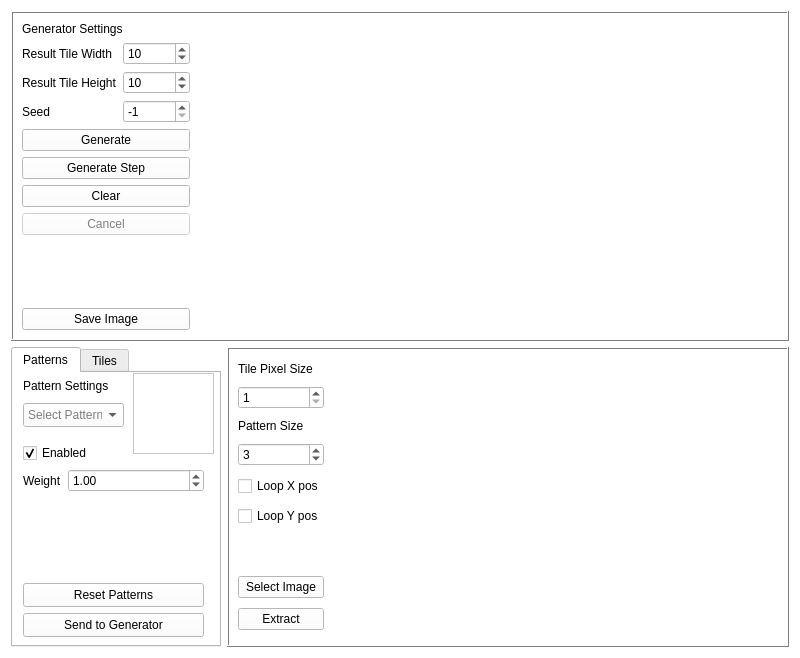
<?xml version="1.0" encoding="UTF-8"?>
<ui version="4.0">
 <class>WFC_GUI</class>
 <widget class="QWidget" name="WFC_GUI">
  <property name="enabled">
   <bool>true</bool>
  </property>
  <property name="geometry">
   <rect>
    <x>0</x>
    <y>0</y>
    <width>800</width>
    <height>658</height>
   </rect>
  </property>
  <property name="palette">
   <palette>
    <active>
     <colorrole role="WindowText">
      <brush brushstyle="SolidPattern">
       <color alpha="255">
        <red>0</red>
        <green>0</green>
        <blue>0</blue>
       </color>
      </brush>
     </colorrole>
     <colorrole role="Button">
      <brush brushstyle="SolidPattern">
       <color alpha="255">
        <red>255</red>
        <green>255</green>
        <blue>255</blue>
       </color>
      </brush>
     </colorrole>
     <colorrole role="Light">
      <brush brushstyle="SolidPattern">
       <color alpha="255">
        <red>255</red>
        <green>255</green>
        <blue>255</blue>
       </color>
      </brush>
     </colorrole>
     <colorrole role="Midlight">
      <brush brushstyle="SolidPattern">
       <color alpha="255">
        <red>255</red>
        <green>255</green>
        <blue>255</blue>
       </color>
      </brush>
     </colorrole>
     <colorrole role="Dark">
      <brush brushstyle="SolidPattern">
       <color alpha="255">
        <red>127</red>
        <green>127</green>
        <blue>127</blue>
       </color>
      </brush>
     </colorrole>
     <colorrole role="Mid">
      <brush brushstyle="SolidPattern">
       <color alpha="255">
        <red>170</red>
        <green>170</green>
        <blue>170</blue>
       </color>
      </brush>
     </colorrole>
     <colorrole role="Text">
      <brush brushstyle="SolidPattern">
       <color alpha="255">
        <red>0</red>
        <green>0</green>
        <blue>0</blue>
       </color>
      </brush>
     </colorrole>
     <colorrole role="BrightText">
      <brush brushstyle="SolidPattern">
       <color alpha="255">
        <red>255</red>
        <green>255</green>
        <blue>255</blue>
       </color>
      </brush>
     </colorrole>
     <colorrole role="ButtonText">
      <brush brushstyle="SolidPattern">
       <color alpha="255">
        <red>0</red>
        <green>0</green>
        <blue>0</blue>
       </color>
      </brush>
     </colorrole>
     <colorrole role="Base">
      <brush brushstyle="SolidPattern">
       <color alpha="255">
        <red>255</red>
        <green>255</green>
        <blue>255</blue>
       </color>
      </brush>
     </colorrole>
     <colorrole role="Window">
      <brush brushstyle="SolidPattern">
       <color alpha="255">
        <red>255</red>
        <green>255</green>
        <blue>255</blue>
       </color>
      </brush>
     </colorrole>
     <colorrole role="Shadow">
      <brush brushstyle="SolidPattern">
       <color alpha="255">
        <red>0</red>
        <green>0</green>
        <blue>0</blue>
       </color>
      </brush>
     </colorrole>
     <colorrole role="AlternateBase">
      <brush brushstyle="SolidPattern">
       <color alpha="255">
        <red>255</red>
        <green>255</green>
        <blue>255</blue>
       </color>
      </brush>
     </colorrole>
     <colorrole role="ToolTipBase">
      <brush brushstyle="SolidPattern">
       <color alpha="255">
        <red>255</red>
        <green>255</green>
        <blue>220</blue>
       </color>
      </brush>
     </colorrole>
     <colorrole role="ToolTipText">
      <brush brushstyle="SolidPattern">
       <color alpha="255">
        <red>0</red>
        <green>0</green>
        <blue>0</blue>
       </color>
      </brush>
     </colorrole>
     <colorrole role="PlaceholderText">
      <brush brushstyle="SolidPattern">
       <color alpha="127">
        <red>0</red>
        <green>0</green>
        <blue>0</blue>
       </color>
      </brush>
     </colorrole>
    </active>
    <inactive>
     <colorrole role="WindowText">
      <brush brushstyle="SolidPattern">
       <color alpha="255">
        <red>0</red>
        <green>0</green>
        <blue>0</blue>
       </color>
      </brush>
     </colorrole>
     <colorrole role="Button">
      <brush brushstyle="SolidPattern">
       <color alpha="255">
        <red>255</red>
        <green>255</green>
        <blue>255</blue>
       </color>
      </brush>
     </colorrole>
     <colorrole role="Light">
      <brush brushstyle="SolidPattern">
       <color alpha="255">
        <red>255</red>
        <green>255</green>
        <blue>255</blue>
       </color>
      </brush>
     </colorrole>
     <colorrole role="Midlight">
      <brush brushstyle="SolidPattern">
       <color alpha="255">
        <red>255</red>
        <green>255</green>
        <blue>255</blue>
       </color>
      </brush>
     </colorrole>
     <colorrole role="Dark">
      <brush brushstyle="SolidPattern">
       <color alpha="255">
        <red>127</red>
        <green>127</green>
        <blue>127</blue>
       </color>
      </brush>
     </colorrole>
     <colorrole role="Mid">
      <brush brushstyle="SolidPattern">
       <color alpha="255">
        <red>170</red>
        <green>170</green>
        <blue>170</blue>
       </color>
      </brush>
     </colorrole>
     <colorrole role="Text">
      <brush brushstyle="SolidPattern">
       <color alpha="255">
        <red>0</red>
        <green>0</green>
        <blue>0</blue>
       </color>
      </brush>
     </colorrole>
     <colorrole role="BrightText">
      <brush brushstyle="SolidPattern">
       <color alpha="255">
        <red>255</red>
        <green>255</green>
        <blue>255</blue>
       </color>
      </brush>
     </colorrole>
     <colorrole role="ButtonText">
      <brush brushstyle="SolidPattern">
       <color alpha="255">
        <red>0</red>
        <green>0</green>
        <blue>0</blue>
       </color>
      </brush>
     </colorrole>
     <colorrole role="Base">
      <brush brushstyle="SolidPattern">
       <color alpha="255">
        <red>255</red>
        <green>255</green>
        <blue>255</blue>
       </color>
      </brush>
     </colorrole>
     <colorrole role="Window">
      <brush brushstyle="SolidPattern">
       <color alpha="255">
        <red>255</red>
        <green>255</green>
        <blue>255</blue>
       </color>
      </brush>
     </colorrole>
     <colorrole role="Shadow">
      <brush brushstyle="SolidPattern">
       <color alpha="255">
        <red>0</red>
        <green>0</green>
        <blue>0</blue>
       </color>
      </brush>
     </colorrole>
     <colorrole role="AlternateBase">
      <brush brushstyle="SolidPattern">
       <color alpha="255">
        <red>255</red>
        <green>255</green>
        <blue>255</blue>
       </color>
      </brush>
     </colorrole>
     <colorrole role="ToolTipBase">
      <brush brushstyle="SolidPattern">
       <color alpha="255">
        <red>255</red>
        <green>255</green>
        <blue>220</blue>
       </color>
      </brush>
     </colorrole>
     <colorrole role="ToolTipText">
      <brush brushstyle="SolidPattern">
       <color alpha="255">
        <red>0</red>
        <green>0</green>
        <blue>0</blue>
       </color>
      </brush>
     </colorrole>
     <colorrole role="PlaceholderText">
      <brush brushstyle="SolidPattern">
       <color alpha="127">
        <red>0</red>
        <green>0</green>
        <blue>0</blue>
       </color>
      </brush>
     </colorrole>
    </inactive>
    <disabled>
     <colorrole role="WindowText">
      <brush brushstyle="SolidPattern">
       <color alpha="255">
        <red>127</red>
        <green>127</green>
        <blue>127</blue>
       </color>
      </brush>
     </colorrole>
     <colorrole role="Button">
      <brush brushstyle="SolidPattern">
       <color alpha="255">
        <red>255</red>
        <green>255</green>
        <blue>255</blue>
       </color>
      </brush>
     </colorrole>
     <colorrole role="Light">
      <brush brushstyle="SolidPattern">
       <color alpha="255">
        <red>255</red>
        <green>255</green>
        <blue>255</blue>
       </color>
      </brush>
     </colorrole>
     <colorrole role="Midlight">
      <brush brushstyle="SolidPattern">
       <color alpha="255">
        <red>255</red>
        <green>255</green>
        <blue>255</blue>
       </color>
      </brush>
     </colorrole>
     <colorrole role="Dark">
      <brush brushstyle="SolidPattern">
       <color alpha="255">
        <red>127</red>
        <green>127</green>
        <blue>127</blue>
       </color>
      </brush>
     </colorrole>
     <colorrole role="Mid">
      <brush brushstyle="SolidPattern">
       <color alpha="255">
        <red>170</red>
        <green>170</green>
        <blue>170</blue>
       </color>
      </brush>
     </colorrole>
     <colorrole role="Text">
      <brush brushstyle="SolidPattern">
       <color alpha="255">
        <red>127</red>
        <green>127</green>
        <blue>127</blue>
       </color>
      </brush>
     </colorrole>
     <colorrole role="BrightText">
      <brush brushstyle="SolidPattern">
       <color alpha="255">
        <red>255</red>
        <green>255</green>
        <blue>255</blue>
       </color>
      </brush>
     </colorrole>
     <colorrole role="ButtonText">
      <brush brushstyle="SolidPattern">
       <color alpha="255">
        <red>127</red>
        <green>127</green>
        <blue>127</blue>
       </color>
      </brush>
     </colorrole>
     <colorrole role="Base">
      <brush brushstyle="SolidPattern">
       <color alpha="255">
        <red>255</red>
        <green>255</green>
        <blue>255</blue>
       </color>
      </brush>
     </colorrole>
     <colorrole role="Window">
      <brush brushstyle="SolidPattern">
       <color alpha="255">
        <red>255</red>
        <green>255</green>
        <blue>255</blue>
       </color>
      </brush>
     </colorrole>
     <colorrole role="Shadow">
      <brush brushstyle="SolidPattern">
       <color alpha="255">
        <red>0</red>
        <green>0</green>
        <blue>0</blue>
       </color>
      </brush>
     </colorrole>
     <colorrole role="AlternateBase">
      <brush brushstyle="SolidPattern">
       <color alpha="255">
        <red>255</red>
        <green>255</green>
        <blue>255</blue>
       </color>
      </brush>
     </colorrole>
     <colorrole role="ToolTipBase">
      <brush brushstyle="SolidPattern">
       <color alpha="255">
        <red>255</red>
        <green>255</green>
        <blue>220</blue>
       </color>
      </brush>
     </colorrole>
     <colorrole role="ToolTipText">
      <brush brushstyle="SolidPattern">
       <color alpha="255">
        <red>0</red>
        <green>0</green>
        <blue>0</blue>
       </color>
      </brush>
     </colorrole>
     <colorrole role="PlaceholderText">
      <brush brushstyle="SolidPattern">
       <color alpha="127">
        <red>127</red>
        <green>127</green>
        <blue>127</blue>
       </color>
      </brush>
     </colorrole>
    </disabled>
   </palette>
  </property>
  <property name="windowTitle">
   <string>WFC_GUI</string>
  </property>
  <property name="autoFillBackground">
   <bool>false</bool>
  </property>
  <property name="styleSheet">
   <string notr="true"/>
  </property>
  <layout class="QVBoxLayout" name="verticalLayout">
   <item>
    <widget class="QFrame" name="topFrame">
     <property name="enabled">
      <bool>true</bool>
     </property>
     <property name="sizePolicy">
      <sizepolicy hsizetype="Preferred" vsizetype="Preferred">
       <horstretch>0</horstretch>
       <verstretch>0</verstretch>
      </sizepolicy>
     </property>
     <property name="autoFillBackground">
      <bool>false</bool>
     </property>
     <property name="frameShape">
      <enum>QFrame::Box</enum>
     </property>
     <property name="frameShadow">
      <enum>QFrame::Raised</enum>
     </property>
     <property name="lineWidth">
      <number>1</number>
     </property>
     <layout class="QHBoxLayout" name="horizontalLayout">
      <item>
       <layout class="QVBoxLayout" name="verticalLayout_3">
        <property name="sizeConstraint">
         <enum>QLayout::SetDefaultConstraint</enum>
        </property>
        <item>
         <layout class="QFormLayout" name="generatorSettingsForm">
          <property name="fieldGrowthPolicy">
           <enum>QFormLayout::AllNonFixedFieldsGrow</enum>
          </property>
          <property name="labelAlignment">
           <set>Qt::AlignLeading|Qt::AlignLeft|Qt::AlignVCenter</set>
          </property>
          <property name="formAlignment">
           <set>Qt::AlignLeading|Qt::AlignLeft|Qt::AlignTop</set>
          </property>
          <property name="leftMargin">
           <number>0</number>
          </property>
          <item row="0" column="0" colspan="2">
           <widget class="QLabel" name="label_5">
            <property name="text">
             <string>Generator Settings</string>
            </property>
           </widget>
          </item>
          <item row="1" column="1">
           <widget class="QSpinBox" name="gridWidthSelector">
            <property name="sizePolicy">
             <sizepolicy hsizetype="Preferred" vsizetype="Fixed">
              <horstretch>0</horstretch>
              <verstretch>0</verstretch>
             </sizepolicy>
            </property>
            <property name="minimum">
             <number>1</number>
            </property>
            <property name="value">
             <number>10</number>
            </property>
           </widget>
          </item>
          <item row="1" column="0">
           <widget class="QLabel" name="gridWidthSelectorlabel">
            <property name="sizePolicy">
             <sizepolicy hsizetype="Preferred" vsizetype="Preferred">
              <horstretch>0</horstretch>
              <verstretch>0</verstretch>
             </sizepolicy>
            </property>
            <property name="text">
             <string>Result Tile Width</string>
            </property>
           </widget>
          </item>
          <item row="2" column="1">
           <widget class="QSpinBox" name="gridHeightSelector">
            <property name="sizePolicy">
             <sizepolicy hsizetype="Preferred" vsizetype="Fixed">
              <horstretch>0</horstretch>
              <verstretch>0</verstretch>
             </sizepolicy>
            </property>
            <property name="minimum">
             <number>1</number>
            </property>
            <property name="value">
             <number>10</number>
            </property>
            <property name="displayIntegerBase">
             <number>10</number>
            </property>
           </widget>
          </item>
          <item row="2" column="0">
           <widget class="QLabel" name="label_3">
            <property name="text">
             <string>Result Tile Height</string>
            </property>
           </widget>
          </item>
          <item row="3" column="1">
           <widget class="QSpinBox" name="seedSpinBox">
            <property name="sizePolicy">
             <sizepolicy hsizetype="Preferred" vsizetype="Fixed">
              <horstretch>0</horstretch>
              <verstretch>0</verstretch>
             </sizepolicy>
            </property>
            <property name="minimum">
             <number>-1</number>
            </property>
            <property name="maximum">
             <number>999999999</number>
            </property>
            <property name="value">
             <number>-1</number>
            </property>
           </widget>
          </item>
          <item row="3" column="0">
           <widget class="QLabel" name="seedLabel">
            <property name="text">
             <string>Seed</string>
            </property>
           </widget>
          </item>
         </layout>
        </item>
        <item>
         <widget class="QPushButton" name="generateGridButton">
          <property name="sizePolicy">
           <sizepolicy hsizetype="Preferred" vsizetype="Fixed">
            <horstretch>0</horstretch>
            <verstretch>0</verstretch>
           </sizepolicy>
          </property>
          <property name="layoutDirection">
           <enum>Qt::LeftToRight</enum>
          </property>
          <property name="text">
           <string>Generate</string>
          </property>
         </widget>
        </item>
        <item>
         <widget class="QPushButton" name="generateStepButton">
          <property name="sizePolicy">
           <sizepolicy hsizetype="Preferred" vsizetype="Fixed">
            <horstretch>0</horstretch>
            <verstretch>0</verstretch>
           </sizepolicy>
          </property>
          <property name="text">
           <string>Generate Step</string>
          </property>
          <property name="autoRepeat">
           <bool>true</bool>
          </property>
         </widget>
        </item>
        <item>
         <widget class="QPushButton" name="clearGridButton">
          <property name="sizePolicy">
           <sizepolicy hsizetype="Preferred" vsizetype="Fixed">
            <horstretch>0</horstretch>
            <verstretch>0</verstretch>
           </sizepolicy>
          </property>
          <property name="text">
           <string>Clear</string>
          </property>
         </widget>
        </item>
        <item>
         <widget class="QPushButton" name="cancelGenerateButton">
          <property name="enabled">
           <bool>false</bool>
          </property>
          <property name="text">
           <string>Cancel</string>
          </property>
         </widget>
        </item>
        <item>
         <spacer name="verticalSpacer_2">
          <property name="orientation">
           <enum>Qt::Vertical</enum>
          </property>
          <property name="sizeHint" stdset="0">
           <size>
            <width>20</width>
            <height>40</height>
           </size>
          </property>
         </spacer>
        </item>
        <item>
         <widget class="QPushButton" name="saveImageButton">
          <property name="text">
           <string>Save Image</string>
          </property>
         </widget>
        </item>
       </layout>
      </item>
      <item>
       <widget class="QFrame" name="wfc_frame">
        <property name="sizePolicy">
         <sizepolicy hsizetype="MinimumExpanding" vsizetype="Preferred">
          <horstretch>0</horstretch>
          <verstretch>0</verstretch>
         </sizepolicy>
        </property>
        <property name="frameShape">
         <enum>QFrame::NoFrame</enum>
        </property>
        <property name="frameShadow">
         <enum>QFrame::Raised</enum>
        </property>
       </widget>
      </item>
     </layout>
    </widget>
   </item>
   <item>
    <widget class="QFrame" name="bottomFrame">
     <property name="sizePolicy">
      <sizepolicy hsizetype="Preferred" vsizetype="MinimumExpanding">
       <horstretch>0</horstretch>
       <verstretch>0</verstretch>
      </sizepolicy>
     </property>
     <property name="maximumSize">
      <size>
       <width>16777215</width>
       <height>300</height>
      </size>
     </property>
     <property name="frameShape">
      <enum>QFrame::NoFrame</enum>
     </property>
     <property name="frameShadow">
      <enum>QFrame::Raised</enum>
     </property>
     <property name="lineWidth">
      <number>0</number>
     </property>
     <layout class="QHBoxLayout" name="horizontalLayout_2">
      <property name="leftMargin">
       <number>0</number>
      </property>
      <property name="topMargin">
       <number>0</number>
      </property>
      <property name="rightMargin">
       <number>0</number>
      </property>
      <property name="bottomMargin">
       <number>0</number>
      </property>
      <item>
       <widget class="QTabWidget" name="libraryTabs">
        <property name="enabled">
         <bool>true</bool>
        </property>
        <property name="sizePolicy">
         <sizepolicy hsizetype="Preferred" vsizetype="Expanding">
          <horstretch>0</horstretch>
          <verstretch>0</verstretch>
         </sizepolicy>
        </property>
        <property name="minimumSize">
         <size>
          <width>210</width>
          <height>0</height>
         </size>
        </property>
        <property name="currentIndex">
         <number>0</number>
        </property>
        <property name="documentMode">
         <bool>false</bool>
        </property>
        <property name="tabsClosable">
         <bool>false</bool>
        </property>
        <property name="tabBarAutoHide">
         <bool>false</bool>
        </property>
        <widget class="QWidget" name="patternTab">
         <property name="enabled">
          <bool>true</bool>
         </property>
         <property name="minimumSize">
          <size>
           <width>0</width>
           <height>0</height>
          </size>
         </property>
         <attribute name="title">
          <string>Patterns</string>
         </attribute>
         <widget class="QFrame" name="settings_frame">
          <property name="enabled">
           <bool>true</bool>
          </property>
          <property name="geometry">
           <rect>
            <x>0</x>
            <y>0</y>
            <width>201</width>
            <height>271</height>
           </rect>
          </property>
          <property name="sizePolicy">
           <sizepolicy hsizetype="Preferred" vsizetype="Preferred">
            <horstretch>0</horstretch>
            <verstretch>0</verstretch>
           </sizepolicy>
          </property>
          <property name="minimumSize">
           <size>
            <width>200</width>
            <height>0</height>
           </size>
          </property>
          <property name="frameShape">
           <enum>QFrame::NoFrame</enum>
          </property>
          <property name="frameShadow">
           <enum>QFrame::Raised</enum>
          </property>
          <widget class="QLabel" name="label_4">
           <property name="geometry">
            <rect>
             <x>10</x>
             <y>3</y>
             <width>111</width>
             <height>20</height>
            </rect>
           </property>
           <property name="text">
            <string>Pattern Settings</string>
           </property>
          </widget>
          <widget class="QComboBox" name="patternSelector">
           <property name="geometry">
            <rect>
             <x>10</x>
             <y>30</y>
             <width>101</width>
             <height>24</height>
            </rect>
           </property>
           <property name="currentText">
            <string/>
           </property>
           <property name="placeholderText">
            <string>Select Pattern</string>
           </property>
          </widget>
          <widget class="QWidget" name="formLayoutWidget_2">
           <property name="geometry">
            <rect>
             <x>10</x>
             <y>70</y>
             <width>181</width>
             <height>101</height>
            </rect>
           </property>
           <layout class="QFormLayout" name="formLayout_2">
            <property name="fieldGrowthPolicy">
             <enum>QFormLayout::AllNonFixedFieldsGrow</enum>
            </property>
            <property name="rowWrapPolicy">
             <enum>QFormLayout::DontWrapRows</enum>
            </property>
            <item row="1" column="0">
             <widget class="QLabel" name="weightLabel">
              <property name="text">
               <string>Weight</string>
              </property>
             </widget>
            </item>
            <item row="1" column="1">
             <widget class="QDoubleSpinBox" name="weightDoubleSpinBox">
              <property name="minimum">
               <double>0.010000000000000</double>
              </property>
              <property name="maximum">
               <double>9999999.000000000000000</double>
              </property>
              <property name="singleStep">
               <double>0.010000000000000</double>
              </property>
              <property name="stepType">
               <enum>QAbstractSpinBox::AdaptiveDecimalStepType</enum>
              </property>
              <property name="value">
               <double>1.000000000000000</double>
              </property>
             </widget>
            </item>
            <item row="0" column="0" colspan="2">
             <widget class="QCheckBox" name="enabledCheckbox">
              <property name="enabled">
               <bool>true</bool>
              </property>
              <property name="sizePolicy">
               <sizepolicy hsizetype="Minimum" vsizetype="Minimum">
                <horstretch>0</horstretch>
                <verstretch>0</verstretch>
               </sizepolicy>
              </property>
              <property name="text">
               <string>Enabled</string>
              </property>
              <property name="checkable">
               <bool>true</bool>
              </property>
              <property name="checked">
               <bool>true</bool>
              </property>
              <property name="tristate">
               <bool>false</bool>
              </property>
             </widget>
            </item>
           </layout>
          </widget>
          <widget class="QGraphicsView" name="patternDisplay">
           <property name="geometry">
            <rect>
             <x>120</x>
             <y>0</y>
             <width>81</width>
             <height>81</height>
            </rect>
           </property>
          </widget>
          <widget class="QPushButton" name="resetLibraryButton">
           <property name="geometry">
            <rect>
             <x>10</x>
             <y>210</y>
             <width>181</width>
             <height>24</height>
            </rect>
           </property>
           <property name="text">
            <string>Reset Patterns</string>
           </property>
          </widget>
          <widget class="QPushButton" name="librarySendPatternsButton">
           <property name="geometry">
            <rect>
             <x>10</x>
             <y>240</y>
             <width>181</width>
             <height>24</height>
            </rect>
           </property>
           <property name="text">
            <string>Send to Generator</string>
           </property>
          </widget>
         </widget>
        </widget>
        <widget class="QWidget" name="tileTab">
         <attribute name="title">
          <string>Tiles</string>
         </attribute>
         <widget class="QFrame" name="settings_frame_2">
          <property name="enabled">
           <bool>true</bool>
          </property>
          <property name="geometry">
           <rect>
            <x>0</x>
            <y>0</y>
            <width>201</width>
            <height>271</height>
           </rect>
          </property>
          <property name="sizePolicy">
           <sizepolicy hsizetype="Preferred" vsizetype="Preferred">
            <horstretch>0</horstretch>
            <verstretch>0</verstretch>
           </sizepolicy>
          </property>
          <property name="minimumSize">
           <size>
            <width>200</width>
            <height>0</height>
           </size>
          </property>
          <property name="frameShape">
           <enum>QFrame::NoFrame</enum>
          </property>
          <property name="frameShadow">
           <enum>QFrame::Raised</enum>
          </property>
          <widget class="QLabel" name="label_7">
           <property name="geometry">
            <rect>
             <x>10</x>
             <y>3</y>
             <width>111</width>
             <height>20</height>
            </rect>
           </property>
           <property name="text">
            <string>Tile Settings</string>
           </property>
          </widget>
          <widget class="QComboBox" name="tileSelector">
           <property name="geometry">
            <rect>
             <x>10</x>
             <y>30</y>
             <width>101</width>
             <height>24</height>
            </rect>
           </property>
           <property name="currentText">
            <string/>
           </property>
           <property name="placeholderText">
            <string>Select Tile</string>
           </property>
          </widget>
          <widget class="QWidget" name="formLayoutWidget_3">
           <property name="geometry">
            <rect>
             <x>10</x>
             <y>70</y>
             <width>181</width>
             <height>101</height>
            </rect>
           </property>
           <layout class="QFormLayout" name="formLayout_3">
            <property name="fieldGrowthPolicy">
             <enum>QFormLayout::AllNonFixedFieldsGrow</enum>
            </property>
            <property name="rowWrapPolicy">
             <enum>QFormLayout::DontWrapRows</enum>
            </property>
            <item row="1" column="0">
             <widget class="QLabel" name="weightLabel_2">
              <property name="text">
               <string>Weight</string>
              </property>
             </widget>
            </item>
            <item row="1" column="1">
             <widget class="QDoubleSpinBox" name="weightDoubleSpinBox_2">
              <property name="minimum">
               <double>0.010000000000000</double>
              </property>
              <property name="maximum">
               <double>9999999.000000000000000</double>
              </property>
              <property name="singleStep">
               <double>0.010000000000000</double>
              </property>
              <property name="stepType">
               <enum>QAbstractSpinBox::AdaptiveDecimalStepType</enum>
              </property>
              <property name="value">
               <double>1.000000000000000</double>
              </property>
             </widget>
            </item>
            <item row="0" column="0" colspan="2">
             <widget class="QCheckBox" name="enabledCheckbox_2">
              <property name="enabled">
               <bool>true</bool>
              </property>
              <property name="sizePolicy">
               <sizepolicy hsizetype="Minimum" vsizetype="Minimum">
                <horstretch>0</horstretch>
                <verstretch>0</verstretch>
               </sizepolicy>
              </property>
              <property name="text">
               <string>Enabled</string>
              </property>
              <property name="checkable">
               <bool>true</bool>
              </property>
              <property name="checked">
               <bool>true</bool>
              </property>
              <property name="tristate">
               <bool>false</bool>
              </property>
             </widget>
            </item>
           </layout>
          </widget>
          <widget class="QGraphicsView" name="tileDisplay">
           <property name="geometry">
            <rect>
             <x>120</x>
             <y>0</y>
             <width>81</width>
             <height>81</height>
            </rect>
           </property>
          </widget>
          <widget class="QPushButton" name="resetLibraryButton_2">
           <property name="geometry">
            <rect>
             <x>10</x>
             <y>210</y>
             <width>181</width>
             <height>24</height>
            </rect>
           </property>
           <property name="text">
            <string>Reset Tiles</string>
           </property>
          </widget>
          <widget class="QPushButton" name="librarySendPatternsButton_2">
           <property name="geometry">
            <rect>
             <x>10</x>
             <y>240</y>
             <width>181</width>
             <height>24</height>
            </rect>
           </property>
           <property name="text">
            <string>Send to Generator</string>
           </property>
          </widget>
         </widget>
        </widget>
       </widget>
      </item>
      <item>
       <widget class="QFrame" name="frame">
        <property name="sizePolicy">
         <sizepolicy hsizetype="Preferred" vsizetype="Preferred">
          <horstretch>0</horstretch>
          <verstretch>0</verstretch>
         </sizepolicy>
        </property>
        <property name="maximumSize">
         <size>
          <width>16777215</width>
          <height>300</height>
         </size>
        </property>
        <property name="frameShape">
         <enum>QFrame::Box</enum>
        </property>
        <property name="frameShadow">
         <enum>QFrame::Raised</enum>
        </property>
        <layout class="QHBoxLayout" name="horizontalLayout_3">
         <item>
          <layout class="QVBoxLayout" name="verticalLayout_2">
           <item>
            <widget class="QLabel" name="label">
             <property name="sizePolicy">
              <sizepolicy hsizetype="Preferred" vsizetype="Maximum">
               <horstretch>0</horstretch>
               <verstretch>0</verstretch>
              </sizepolicy>
             </property>
             <property name="text">
              <string>Tile Pixel Size</string>
             </property>
            </widget>
           </item>
           <item>
            <widget class="QSpinBox" name="tilePixelSizeInput">
             <property name="toolTip">
              <string/>
             </property>
             <property name="minimum">
              <number>1</number>
             </property>
             <property name="value">
              <number>1</number>
             </property>
            </widget>
           </item>
           <item>
            <widget class="QLabel" name="label_6">
             <property name="sizePolicy">
              <sizepolicy hsizetype="Preferred" vsizetype="Maximum">
               <horstretch>0</horstretch>
               <verstretch>0</verstretch>
              </sizepolicy>
             </property>
             <property name="text">
              <string>Pattern Size</string>
             </property>
            </widget>
           </item>
           <item>
            <widget class="QSpinBox" name="patternSizeInput">
             <property name="minimum">
              <number>2</number>
             </property>
             <property name="value">
              <number>3</number>
             </property>
            </widget>
           </item>
           <item>
            <widget class="QCheckBox" name="YWallCheckbox">
             <property name="text">
              <string>Loop X pos</string>
             </property>
             <property name="checked">
              <bool>false</bool>
             </property>
            </widget>
           </item>
           <item>
            <widget class="QCheckBox" name="XWallCheckbox">
             <property name="text">
              <string>Loop Y pos</string>
             </property>
             <property name="checked">
              <bool>false</bool>
             </property>
            </widget>
           </item>
           <item>
            <spacer name="verticalSpacer">
             <property name="orientation">
              <enum>Qt::Vertical</enum>
             </property>
             <property name="sizeType">
              <enum>QSizePolicy::Minimum</enum>
             </property>
             <property name="sizeHint" stdset="0">
              <size>
               <width>20</width>
               <height>40</height>
              </size>
             </property>
            </spacer>
           </item>
           <item>
            <widget class="QPushButton" name="selectFileButton">
             <property name="sizePolicy">
              <sizepolicy hsizetype="Minimum" vsizetype="Fixed">
               <horstretch>0</horstretch>
               <verstretch>0</verstretch>
              </sizepolicy>
             </property>
             <property name="text">
              <string>Select Image</string>
             </property>
            </widget>
           </item>
           <item>
            <widget class="QPushButton" name="extractPatternsButton">
             <property name="autoFillBackground">
              <bool>false</bool>
             </property>
             <property name="text">
              <string>Extract</string>
             </property>
             <property name="checkable">
              <bool>false</bool>
             </property>
             <property name="autoDefault">
              <bool>false</bool>
             </property>
             <property name="default">
              <bool>false</bool>
             </property>
             <property name="flat">
              <bool>false</bool>
             </property>
            </widget>
           </item>
          </layout>
         </item>
         <item>
          <widget class="QFrame" name="tpc_frame">
           <property name="sizePolicy">
            <sizepolicy hsizetype="MinimumExpanding" vsizetype="Expanding">
             <horstretch>0</horstretch>
             <verstretch>0</verstretch>
            </sizepolicy>
           </property>
           <property name="minimumSize">
            <size>
             <width>200</width>
             <height>0</height>
            </size>
           </property>
           <property name="maximumSize">
            <size>
             <width>99999</width>
             <height>300</height>
            </size>
           </property>
           <property name="frameShape">
            <enum>QFrame::NoFrame</enum>
           </property>
           <property name="frameShadow">
            <enum>QFrame::Raised</enum>
           </property>
          </widget>
         </item>
        </layout>
       </widget>
      </item>
     </layout>
    </widget>
   </item>
  </layout>
  <zorder>bottomFrame</zorder>
  <zorder>topFrame</zorder>
 </widget>
 <resources/>
 <connections/>
</ui>
